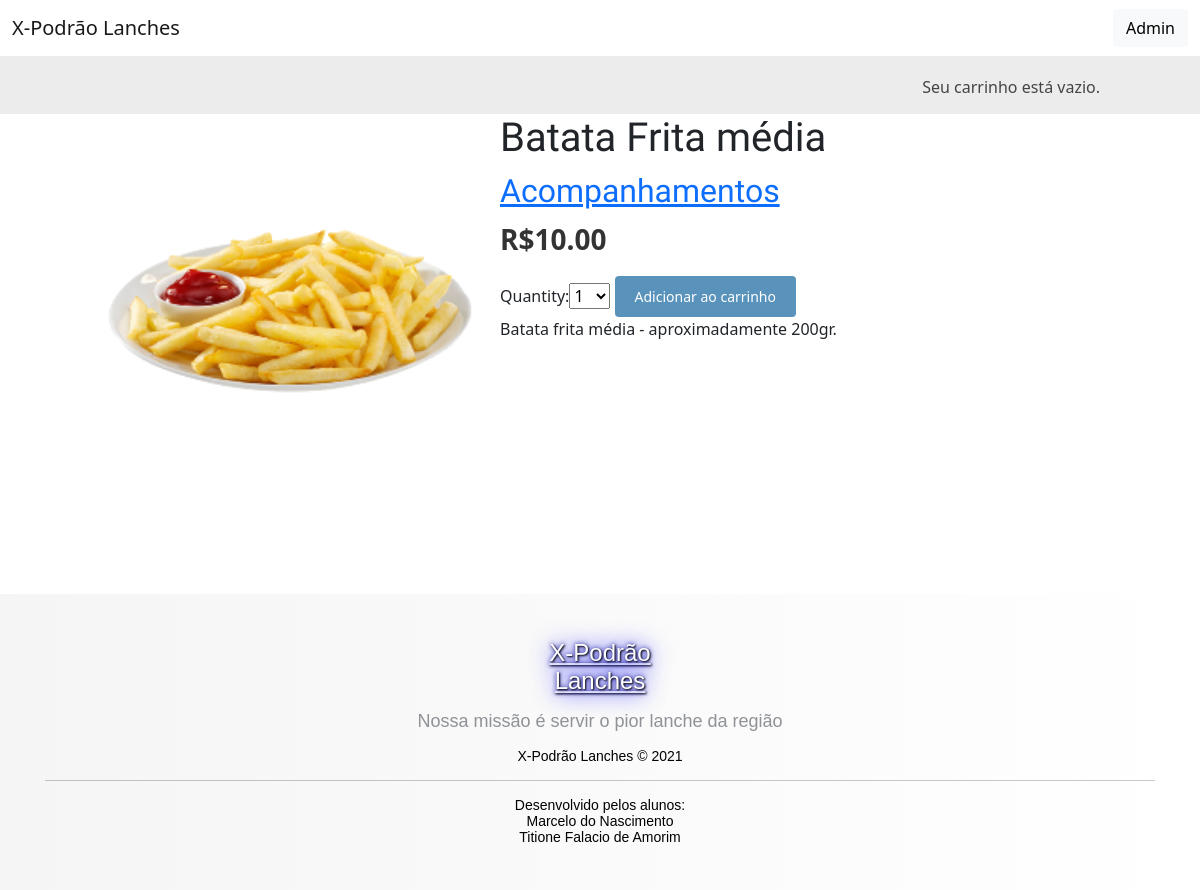
Screenshot of /4/batata-frita-media/ with the database file from the repository.
### shop/models.py (models this page shows, shortened)
class Product(models.Model):
    category = models.ForeignKey(Category, related_name='products', on_delete=models.CASCADE)   #relacionamento (one-to-many) um para muitos - um produto pertence a uma categoria e uma categoria contém vários produtos
    name = models.CharField(max_length=200, db_index=True)   #nome do produto
    slug = models.SlugField(max_length=200, db_index=True)   #serve para compor URLs elegantes
    image = models.ImageField(upload_to='products/%Y/%m/%d', blank=True)   #imagem opcional para os produtos
    description = models.TextField(blank=True)   #descrição opcional para o produto
    price = models.DecimalField(max_digits=10, decimal_places=2)   #campo de preço
    available = models.BooleanField(default=True)   #campo booleano para informar se o produto esta disponível, será usado para ativar/desativar o produto nos catálogos
    created = models.DateTimeField(auto_now_add=True)   #armazena a data de criação
    updated = models.DateTimeField(auto_now=True)   #armazena quando o produto foi atualizado pela última vez
    class Meta:
        ordering = ('name',)
        index_together = (('id', 'slug'),)

class Category(models.Model):
    name = models.CharField(max_length=200, db_index=True)   #nome da categoria
    slug = models.SlugField(max_length=200, unique=True)   #slug para criação de indice
    class Meta:
        ordering = ('name',)
        verbose_name = 'category'
        verbose_name_plural = 'categories'
    def __str__(self):
        return self.name
    def get_absolute_url(self):   #obter o URL de um objeto
        return reverse('shop:product_list_by_category', args=[self.slug])

### shop/views.py (the view)
# urls.py: path('<int:id>/<slug:slug>/', views.product_detail, name='product_detail'),   #passa o id e o slug para acessar um produto específico
def product_detail(request, id, slug):   #espera os parâmetros id e slug para obter a nstância de produto
    product = get_object_or_404(Product, id=id, slug=slug, available=True)
    cart_product_form = CartAddProductForm()
    return render(request, 'shop/product/detail.html', {'product': product, 'cart_product_form': cart_product_form})

### cart/forms.py
class CartAddProductForm(forms.Form):   #fomrulário para adicionar produtos no carrinho
    quantity = forms.TypedChoiceField(choices=PRODUCT_QUANTITY_CHOICE, coerce=int)   #permite adicionar de 1 a 20 itens no carrinho e converte a entrada para int
    override = forms.BooleanField(required=False, initial=False, widget=forms.HiddenInput)   #informa a quantidade a ser somada a uma quantidade existente, ou a quantidade existente deve ser sobrescrita

### cart/cart.py (called while the page is built)
    def __len__(self):
        return sum(item['quantity'] for item in self.cart.values())

### cart/context_processors.py (called while the page is built)
def cart(request):
    return {'cart': Cart(request)}

### shop/templates/shop/product/detail.html (shortened to what this page needs)
{% extends "shop/base.html" %}
{% load static %}
{% block content %}
  <div class="product-detail">
    <img src="{% if product.image %}{{ product.image.url }}{% else %}
    {% static "img/no_image.png" %}{% endif %}">
    <h1>{{ product.name }}</h1>
    <h2>
      <a href="{{ product.category.get_absolute_url }}">
        {{ product.category }}
      </a>
    </h2>
    <p class="price">R${{ product.price }}</p>
    <form action="{% url "cart:cart_add" product.id %}" method="post">
      {{ cart_product_form }}
      <input type="submit" value="Adicionar ao carrinho">
    </form>
    {{ product.description|linebreaks }}
  </div>
{% endblock %}

### shop/static/css/base.css (style rules this page uses)
body { margin: 0; padding: 0; font-family: helvetica, sans-serif; }
h1, h2, h3, h4, h5, h6 { font-family: 'Ubuntu', sans-serif; font-weight: normal; }
a { text-decoration: none; color: #5993bb; }
a.button, input[type="submit"] { color: #fff; background: #5993bb; border-radius: 4px; padding: 10px 20px; font-size: 14px; border: 0; }
.product-detail { text-align: justify; }
.product-detail .price { color: #333; font-size: 28px; font-weight: bold; }
.product-detail img { width: 40%; float: left; padding: 0 20px 20px 0; }
.product-detail h1 { margin-bottom: 0; }
.product-detail h2 { margin-top: 10px; }

### rows the page displays
Product: image (picture), name "Batata Frita média", category "Acompanhamentos", price "10.00", description "Batata frita média - aproximadamente 200gr."
